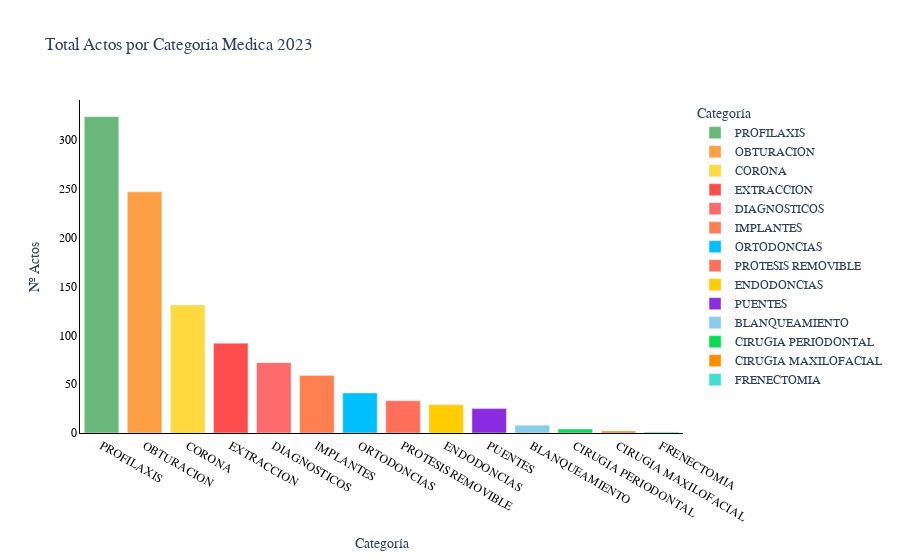

The notebook cell saved with this chart:
### Code cell
category_revenue = tabla_23_completa.groupby('category')['actos'].sum().reset_index()

category_revenue = category_revenue.sort_values(by='actos', ascending=False)

fig = px.bar(category_revenue ,
             x='category',
             y='actos',
             color='category',
             color_discrete_map=color_map,
             title='Total Actos por Categoria Medica 2023',
             labels={'category': 'Categoría', 'actos': 'Nº Actos'})

fig.update_layout(
    font_family="Oswald",
    title_font_family="Oswald",
    xaxis=dict(
        showline=True,
        linewidth=1,
        linecolor='black',
        tickfont=dict(color='black')
    ),
    yaxis=dict(
        showline=True,
        linewidth=1,
        linecolor='black',
        tickfont=dict(color='black')
    ),
    plot_bgcolor='white',
    paper_bgcolor='white',
    hovermode="x unified"
)

fig.show()

### Figure 1 — Plotly figure (JSON) as saved in the notebook; plotly's stock layout.template omitted (floating-point values rounded to 4 significant figures)
{"data": [{"hovertemplate": "Categoría=%{x}<br>Nº Actos=%{y}<extra></extra>", "legendgroup": "PROFILAXIS", "marker": {"color": "#6BB97A", "pattern": {"shape": ""}}, "name": "PROFILAXIS", "orientation": "v", "showlegend": true, "textposition": "auto", "type": "bar", "x": ["PROFILAXIS"], "xaxis": "x", "y": [324], "yaxis": "y"}, {"hovertemplate": "Categoría=%{x}<br>Nº Actos=%{y}<extra></extra>", "legendgroup": "OBTURACION", "marker": {"color": "#FF9F43", "pattern": {"shape": ""}}, "name": "OBTURACION", "orientation": "v", "showlegend": true, "textposition": "auto", "type": "bar", "x": ["OBTURACION"], "xaxis": "x", "y": [247], "yaxis": "y"}, {"hovertemplate": "Categoría=%{x}<br>Nº Actos=%{y}<extra></extra>", "legendgroup": "CORONA", "marker": {"color": "#FFD93D", "pattern": {"shape": ""}}, "name": "CORONA", "orientation": "v", "showlegend": true, "textposition": "auto", "type": "bar", "x": ["CORONA"], "xaxis": "x", "y": [131], "yaxis": "y"}, {"hovertemplate": "Categoría=%{x}<br>Nº Actos=%{y}<extra></extra>", "legendgroup": "EXTRACCION", "marker": {"color": "#FF4D4D", "pattern": {"shape": ""}}, "name": "EXTRACCION", "orientation": "v", "showlegend": true, "textposition": "auto", "type": "bar", "x": ["EXTRACCION"], "xaxis": "x", "y": [92], "yaxis": "y"}, {"hovertemplate": "Categoría=%{x}<br>Nº Actos=%{y}<extra></extra>", "legendgroup": "DIAGNOSTICOS", "marker": {"color": "#FF6B6B", "pattern": {"shape": ""}}, "name": "DIAGNOSTICOS", "orientation": "v", "showlegend": true, "textposition": "auto", "type": "bar", "x": ["DIAGNOSTICOS"], "xaxis": "x", "y": [72], "yaxis": "y"}, {"hovertemplate": "Categoría=%{x}<br>Nº Actos=%{y}<extra></extra>", "legendgroup": "IMPLANTES", "marker": {"color": "#FF7F50", "pattern": {"shape": ""}}, "name": "IMPLANTES", "orientation": "v", "showlegend": true, "textposition": "auto", "type": "bar", "x": ["IMPLANTES"], "xaxis": "x", "y": [59], "yaxis": "y"}, {"hovertemplate": "Categoría=%{x}<br>Nº Actos=%{y}<extra></extra>", "legendgroup": "ORTODONCIAS", "marker": {"color": "#00BFFF", "pattern": {"shape": ""}}, "name": "ORTODONCIAS", "orientation": "v", "showlegend": true, "textposition": "auto", "type": "bar", "x": ["ORTODONCIAS"], "xaxis": "x", "y": [41], "yaxis": "y"}, {"hovertemplate": "Categoría=%{x}<br>Nº Actos=%{y}<extra></extra>", "legendgroup": "PROTESIS REMOVIBLE", "marker": {"color": "#FF6F59", "pattern": {"shape": ""}}, "name": "PROTESIS REMOVIBLE", "orientation": "v", "showlegend": true, "textposition": "auto", "type": "bar", "x": ["PROTESIS REMOVIBLE"], "xaxis": "x", "y": [33], "yaxis": "y"}, {"hovertemplate": "Categoría=%{x}<br>Nº Actos=%{y}<extra></extra>", "legendgroup": "ENDODONCIAS", "marker": {"color": "#FFCD00", "pattern": {"shape": ""}}, "name": "ENDODONCIAS", "orientation": "v", "showlegend": true, "textposition": "auto", "type": "bar", "x": ["ENDODONCIAS"], "xaxis": "x", "y": [29], "yaxis": "y"}, {"hovertemplate": "Categoría=%{x}<br>Nº Actos=%{y}<extra></extra>", "legendgroup": "PUENTES", "marker": {"color": "#8A2BE2", "pattern": {"shape": ""}}, "name": "PUENTES", "orientation": "v", "showlegend": true, "textposition": "auto", "type": "bar", "x": ["PUENTES"], "xaxis": "x", "y": [25], "yaxis": "y"}, {"hovertemplate": "Categoría=%{x}<br>Nº Actos=%{y}<extra></extra>", "legendgroup": "BLANQUEAMIENTO", "marker": {"color": "#87CEEB", "pattern": {"shape": ""}}, "name": "BLANQUEAMIENTO", "orientation": "v", "showlegend": true, "textposition": "auto", "type": "bar", "x": ["BLANQUEAMIENTO"], "xaxis": "x", "y": [8], "yaxis": "y"}, {"hovertemplate": "Categoría=%{x}<br>Nº Actos=%{y}<extra></extra>", "legendgroup": "CIRUGIA PERIODONTAL", "marker": {"color": "#06DD51", "pattern": {"shape": ""}}, "name": "CIRUGIA PERIODONTAL", "orientation": "v", "showlegend": true, "textposition": "auto", "type": "bar", "x": ["CIRUGIA PERIODONTAL"], "xaxis": "x", "y": [4], "yaxis": "y"}, {"hovertemplate": "Categoría=%{x}<br>Nº Actos=%{y}<extra></extra>", "legendgroup": "CIRUGIA MAXILOFACIAL", "marker": {"color": "#FF8C00", "pattern": {"shape": ""}}, "name": "CIRUGIA MAXILOFACIAL", "orientation": "v", "showlegend": true, "textposition": "auto", "type": "bar", "x": ["CIRUGIA MAXILOFACIAL"], "xaxis": "x", "y": [2], "yaxis": "y"}, {"hovertemplate": "Categoría=%{x}<br>Nº Actos=%{y}<extra></extra>", "legendgroup": "FRENECTOMIA", "marker": {"color": "#40E0D0", "pattern": {"shape": ""}}, "name": "FRENECTOMIA", "orientation": "v", "showlegend": true, "textposition": "auto", "type": "bar", "x": ["FRENECTOMIA"], "xaxis": "x", "y": [1], "yaxis": "y"}], "layout": {"barmode": "relative", "font": {"family": "Oswald"}, "hovermode": "x unified", "legend": {"title": {"text": "Categoría"}, "tracegroupgap": 0}, "paper_bgcolor": "white", "plot_bgcolor": "white", "title": {"font": {"family": "Oswald"}, "text": "Total Actos por Categoria Medica 2023"}, "xaxis": {"anchor": "y", "categoryarray": ["PROFILAXIS", "OBTURACION", "CORONA", "EXTRACCION", "DIAGNOSTICOS", "IMPLANTES", "ORTODONCIAS", "PROTESIS REMOVIBLE", "ENDODONCIAS", "PUENTES", "BLANQUEAMIENTO", "CIRUGIA PERIODONTAL", "CIRUGIA MAXILOFACIAL", "FRENECTOMIA"], "categoryorder": "array", "domain": [0, 1], "linecolor": "black", "linewidth": 1, "showline": true, "tickfont": {"color": "black"}, "title": {"text": "Categoría"}}, "yaxis": {"anchor": "x", "domain": [0, 1], "linecolor": "black", "linewidth": 1, "showline": true, "tickfont": {"color": "black"}, "title": {"text": "Nº Actos"}}}}
